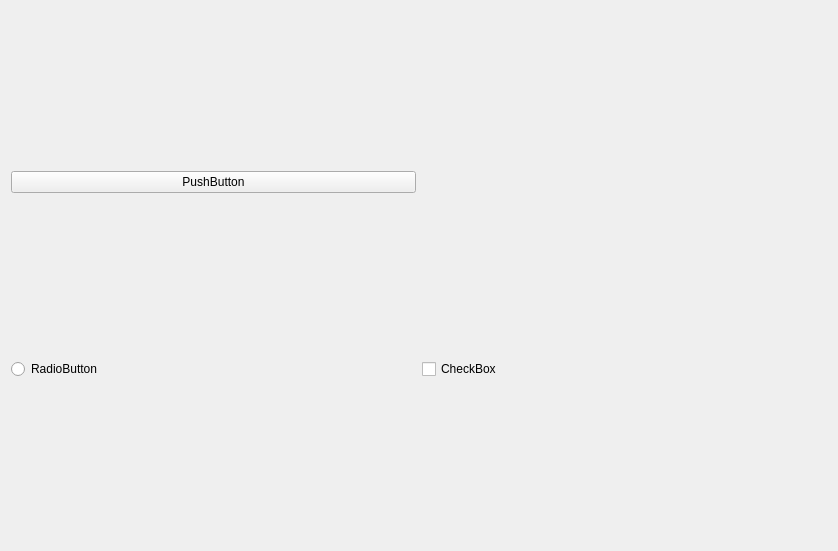
<?xml version="1.0" encoding="UTF-8"?>
<ui version="4.0">
 <class>SettingsTab</class>
 <widget class="QWidget" name="SettingsTab">
  <property name="geometry">
   <rect>
    <x>0</x>
    <y>0</y>
    <width>838</width>
    <height>551</height>
   </rect>
  </property>
  <property name="windowTitle">
   <string>Form</string>
  </property>
  <layout class="QGridLayout" name="gridLayout">
   <item row="0" column="0">
    <widget class="QPushButton" name="pushButton">
     <property name="text">
      <string>PushButton</string>
     </property>
    </widget>
   </item>
   <item row="1" column="0">
    <widget class="QRadioButton" name="radioButton">
     <property name="text">
      <string>RadioButton</string>
     </property>
    </widget>
   </item>
   <item row="1" column="1">
    <widget class="QCheckBox" name="checkBox">
     <property name="text">
      <string>CheckBox</string>
     </property>
    </widget>
   </item>
  </layout>
 </widget>
 <resources/>
 <connections/>
</ui>
